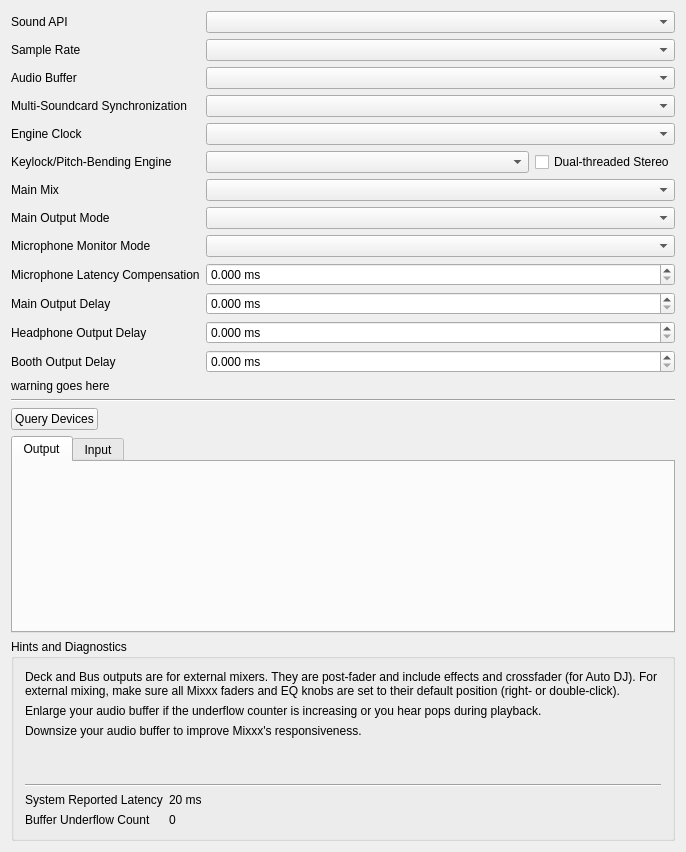
<?xml version="1.0" encoding="UTF-8"?>
<ui version="4.0">
 <class>DlgPrefSoundDlg</class>
 <widget class="QWidget" name="DlgPrefSoundDlg">
  <property name="geometry">
   <rect>
    <x>0</x>
    <y>0</y>
    <width>686</width>
    <height>852</height>
   </rect>
  </property>
  <property name="windowTitle">
   <string>Sound Hardware Preferences</string>
  </property>
  <layout class="QVBoxLayout" name="verticalLayout_2">
   <item>
    <layout class="QGridLayout" name="gridLayout" columnstretch="0,1">
     <item row="0" column="0">
      <widget class="QLabel" name="apiLabel">
       <property name="text">
        <string>Sound API</string>
       </property>
       <property name="openExternalLinks">
        <bool>true</bool>
       </property>
       <property name="buddy">
        <cstring>apiComboBox</cstring>
       </property>
      </widget>
     </item>
     <item row="0" column="1">
      <widget class="QComboBox" name="apiComboBox"/>
     </item>
     <item row="1" column="0">
      <widget class="QLabel" name="sampleRateLabel">
       <property name="text">
        <string>Sample Rate</string>
       </property>
       <property name="buddy">
        <cstring>sampleRateComboBox</cstring>
       </property>
      </widget>
     </item>
     <item row="1" column="1">
      <widget class="QComboBox" name="sampleRateComboBox"/>
     </item>
     <item row="2" column="0">
      <widget class="QLabel" name="audioBufferLabel">
       <property name="text">
        <string>Audio Buffer</string>
       </property>
       <property name="buddy">
        <cstring>audioBufferComboBox</cstring>
       </property>
      </widget>
     </item>
     <item row="2" column="1">
      <widget class="QComboBox" name="audioBufferComboBox"/>
     </item>
     <item row="3" column="0">
      <widget class="QLabel" name="deviceSyncLabel">
       <property name="text">
        <string>Multi-Soundcard Synchronization</string>
       </property>
       <property name="buddy">
        <cstring>deviceSyncComboBox</cstring>
       </property>
      </widget>
     </item>
     <item row="3" column="1">
      <widget class="QComboBox" name="deviceSyncComboBox"/>
     </item>
     <item row="4" column="0">
      <widget class="QLabel" name="engineClockLabel">
       <property name="text">
        <string>Engine Clock</string>
       </property>
       <property name="buddy">
        <cstring>engineClockComboBox</cstring>
       </property>
      </widget>
     </item>
     <item row="4" column="1">
      <widget class="QComboBox" name="engineClockComboBox">
       <property name="toolTip">
        <string>Use soundcard clock for live audience setups and lowest latency.&lt;br&gt;Use network clock for broadcasting without a live audience.</string>
       </property>
      </widget>
     </item>
     <item row="5" column="0">
      <widget class="QLabel" name="keylockLabel">
       <property name="text">
        <string>Keylock/Pitch-Bending Engine</string>
       </property>
       <property name="buddy">
        <cstring>keylockComboBox</cstring>
       </property>
      </widget>
     </item>
     <item row="6" column="0">
      <widget class="QLabel" name="masteMixLabel">
       <property name="text">
        <string>Main Mix</string>
       </property>
       <property name="buddy">
        <cstring>mainMixComboBox</cstring>
       </property>
      </widget>
     </item>
     <item row="6" column="1">
      <widget class="QComboBox" name="mainMixComboBox"/>
     </item>
     <item row="7" column="1">
      <widget class="QComboBox" name="mainOutputModeComboBox"/>
     </item>
     <item row="7" column="0">
      <widget class="QLabel" name="mainMonoLabel">
       <property name="text">
        <string>Main Output Mode</string>
       </property>
       <property name="buddy">
        <cstring>mainOutputModeComboBox</cstring>
       </property>
      </widget>
     </item>
     <item row="8" column="1">
      <widget class="QComboBox" name="micMonitorModeComboBox"/>
     </item>
     <item row="8" column="0">
      <widget class="QLabel" name="micMonitorModeLabel">
       <property name="text">
        <string>Microphone Monitor Mode</string>
       </property>
       <property name="openExternalLinks">
        <bool>true</bool>
       </property>
       <property name="buddy">
        <cstring>micMonitorModeComboBox</cstring>
       </property>
      </widget>
     </item>
     <item row="9" column="0">
      <widget class="QLabel" name="latencyCompensationLabel">
       <property name="text">
        <string>Microphone Latency Compensation</string>
       </property>
       <property name="openExternalLinks">
        <bool>true</bool>
       </property>
       <property name="buddy">
        <cstring>latencyCompensationSpinBox</cstring>
       </property>
      </widget>
     </item>
     <item row="9" column="1">
      <widget class="QDoubleSpinBox" name="latencyCompensationSpinBox">
       <property name="suffix">
        <string> ms</string>
       </property>
       <property name="decimals">
        <number>3</number>
       </property>
       <property name="maximum">
        <double>500.000000000000000</double>
       </property>
       <property name="singleStep">
        <double>0.100000000000000</double>
       </property>
      </widget>
     </item>
     <item row="11" column="0">
      <widget class="QLabel" name="mainDelayLabel">
       <property name="text">
        <string>Main Output Delay</string>
       </property>
       <property name="buddy">
        <cstring>mainDelaySpinBox</cstring>
       </property>
      </widget>
     </item>
     <item row="11" column="1">
      <widget class="QDoubleSpinBox" name="mainDelaySpinBox">
       <property name="suffix">
        <string extracomment="milliseconds"> ms</string>
       </property>
       <property name="decimals">
        <number>3</number>
       </property>
       <property name="maximum">
        <double>500.000000000000000</double>
       </property>
       <property name="singleStep">
        <double>0.100000000000000</double>
       </property>
      </widget>
     </item>
     <item row="12" column="0">
      <widget class="QLabel" name="headDelayLabel">
       <property name="text">
        <string>Headphone Output Delay</string>
       </property>
       <property name="buddy">
        <cstring>headDelaySpinBox</cstring>
       </property>
      </widget>
     </item>
     <item row="12" column="1">
      <widget class="QDoubleSpinBox" name="headDelaySpinBox">
       <property name="suffix">
        <string extracomment="milliseconds"> ms</string>
       </property>
       <property name="decimals">
        <number>3</number>
       </property>
       <property name="maximum">
        <double>500.000000000000000</double>
       </property>
       <property name="singleStep">
        <double>0.100000000000000</double>
       </property>
      </widget>
     </item>
     <item row="13" column="0">
      <widget class="QLabel" name="boothDelayLabel">
       <property name="text">
        <string>Booth Output Delay</string>
       </property>
       <property name="buddy">
        <cstring>boothDelaySpinBox</cstring>
       </property>
      </widget>
     </item>
     <item row="13" column="1">
      <widget class="QDoubleSpinBox" name="boothDelaySpinBox">
       <property name="suffix">
        <string extracomment="milliseconds"> ms</string>
       </property>
       <property name="decimals">
        <number>3</number>
       </property>
       <property name="maximum">
        <double>500.000000000000000</double>
       </property>
       <property name="singleStep">
        <double>0.100000000000000</double>
       </property>
      </widget>
     </item>
     <item row="14" column="0" colspan="2">
      <widget class="QLabel" name="latencyCompensationWarningLabel">
       <property name="text">
        <string notr="true">warning goes here</string>
       </property>
      </widget>
     </item>
     <item row="5" column="1">
      <layout class="QHBoxLayout" name="horizontalLayout">
       <item>
        <widget class="QComboBox" name="keylockComboBox"/>
       </item>
       <item>
        <widget class="QCheckBox" name="keylockDualthreadedCheckBox">
         <property name="sizePolicy">
          <sizepolicy hsizetype="Maximum" vsizetype="Fixed">
           <horstretch>0</horstretch>
           <verstretch>0</verstretch>
          </sizepolicy>
         </property>
         <property name="text">
          <string>Dual-threaded Stereo</string>
         </property>
         <property name="accessibleName">
          <string>Keylock Dual-threaded Stereo</string>
         </property>
        </widget>
       </item>
      </layout>
     </item>
    </layout>
   </item>
   <item>
    <widget class="Line" name="line_2">
     <property name="orientation">
      <enum>Qt::Horizontal</enum>
     </property>
    </widget>
   </item>
   <item>
    <layout class="QHBoxLayout" name="buttonsHLayout">
     <item>
      <widget class="QPushButton" name="queryButton">
       <property name="text">
        <string>Query Devices</string>
       </property>
      </widget>
     </item>
     <item>
      <spacer name="buttonsHSpacer">
       <property name="orientation">
        <enum>Qt::Horizontal</enum>
       </property>
       <property name="sizeHint" stdset="0">
        <size>
         <width>40</width>
         <height>20</height>
        </size>
       </property>
      </spacer>
     </item>
    </layout>
   </item>
   <item>
    <widget class="QTabWidget" name="ioTabs">
     <property name="sizePolicy">
      <sizepolicy hsizetype="MinimumExpanding" vsizetype="Expanding">
       <horstretch>0</horstretch>
       <verstretch>0</verstretch>
      </sizepolicy>
     </property>
     <property name="currentIndex">
      <number>0</number>
     </property>
     <widget class="QWidget" name="outputTab">
      <attribute name="title">
       <string>Output</string>
      </attribute>
      <property name="accessibleName">
       <string>Output</string>
      </property>
      <layout class="QVBoxLayout" name="outputVLayout">
       <item>
        <spacer name="outputVSpacer">
         <property name="orientation">
          <enum>Qt::Vertical</enum>
         </property>
         <property name="sizeType">
          <enum>QSizePolicy::MinimumExpanding</enum>
         </property>
         <property name="sizeHint" stdset="0">
          <size>
           <width>20</width>
           <height>1</height>
          </size>
         </property>
        </spacer>
       </item>
      </layout>
     </widget>
     <widget class="QWidget" name="inputTab">
      <attribute name="title">
       <string>Input</string>
      </attribute>
      <property name="accessibleName">
       <string>Input</string>
      </property>
      <layout class="QVBoxLayout" name="inputVLayout">
       <item>
        <spacer name="inputVSpacer">
         <property name="orientation">
          <enum>Qt::Vertical</enum>
         </property>
         <property name="sizeType">
          <enum>QSizePolicy::MinimumExpanding</enum>
         </property>
         <property name="sizeHint" stdset="0">
          <size>
           <width>20</width>
           <height>1</height>
          </size>
         </property>
        </spacer>
       </item>
      </layout>
     </widget>
    </widget>
   </item>
   <item>
    <widget class="QGroupBox" name="Hints">
     <property name="title">
      <string>Hints and Diagnostics</string>
     </property>
     <layout class="QGridLayout" name="gridLayout_6" columnstretch="0,1">
      <item row="0" column="0" colspan="2">
       <widget class="QLabel" name="deckBusHint">
        <property name="text">
         <string>Deck and Bus outputs are for external mixers. They are post-fader and include effects and crossfader (for Auto DJ). For external mixing, make sure all Mixxx faders and EQ knobs are set to their default position (right- or double-click). </string>
        </property>
        <property name="wordWrap">
         <bool>true</bool>
        </property>
        <property name="openExternalLinks">
         <bool>true</bool>
        </property>
       </widget>
      </item>
      <item row="1" column="0" colspan="2">
       <widget class="QLabel" name="underflowCounterHint">
        <property name="text">
         <string>Enlarge your audio buffer if the underflow counter is increasing or you hear pops during playback.</string>
        </property>
        <property name="wordWrap">
         <bool>true</bool>
        </property>
       </widget>
      </item>
      <item row="2" column="0" colspan="2">
       <widget class="QLabel" name="audioBufferHint">
        <property name="text">
         <string>Downsize your audio buffer to improve Mixxx's responsiveness.</string>
        </property>
        <property name="wordWrap">
         <bool>true</bool>
        </property>
       </widget>
      </item>
      <item row="3" column="0" colspan="2">
       <widget class="QLabel" name="realtimeHint">
        <property name="wordWrap">
         <bool>true</bool>
        </property>
        <property name="openExternalLinks">
         <bool>true</bool>
        </property>
       </widget>
      </item>
      <item row="4" column="0" colspan="2">
       <widget class="QLabel" name="hardwareGuide">
        <property name="wordWrap">
         <bool>true</bool>
        </property>
        <property name="openExternalLinks">
         <bool>true</bool>
        </property>
       </widget>
      </item>
      <item row="5" column="0" colspan="2">
       <widget class="Line" name="line">
        <property name="orientation">
         <enum>Qt::Horizontal</enum>
        </property>
       </widget>
      </item>
      <item row="6" column="0">
       <widget class="QLabel" name="latencyLabel">
        <property name="text">
         <string>System Reported Latency</string>
        </property>
        <property name="buddy">
         <cstring>audioBufferComboBox</cstring>
        </property>
       </widget>
      </item>
      <item row="6" column="1">
       <widget class="QLabel" name="currentLatency">
        <property name="text">
         <string>20 ms</string>
        </property>
       </widget>
      </item>
      <item row="7" column="0">
       <widget class="QLabel" name="underflowLabel">
        <property name="text">
         <string>Buffer Underflow Count</string>
        </property>
        <property name="buddy">
         <cstring>audioBufferComboBox</cstring>
        </property>
       </widget>
      </item>
      <item row="7" column="1">
       <widget class="QLabel" name="bufferUnderflowCount">
        <property name="text">
         <string>0</string>
        </property>
       </widget>
      </item>
     </layout>
    </widget>
   </item>
  </layout>
 </widget>
 <layoutdefault spacing="6" margin="11"/>
 <tabstops>
  <tabstop>apiComboBox</tabstop>
  <tabstop>sampleRateComboBox</tabstop>
  <tabstop>audioBufferComboBox</tabstop>
  <tabstop>deviceSyncComboBox</tabstop>
  <tabstop>engineClockComboBox</tabstop>
  <tabstop>mainMixComboBox</tabstop>
  <tabstop>mainOutputModeComboBox</tabstop>
  <tabstop>micMonitorModeComboBox</tabstop>
  <tabstop>latencyCompensationSpinBox</tabstop>
  <tabstop>mainDelaySpinBox</tabstop>
  <tabstop>headDelaySpinBox</tabstop>
  <tabstop>boothDelaySpinBox</tabstop>
  <tabstop>queryButton</tabstop>
  <tabstop>ioTabs</tabstop>
 </tabstops>
 <resources/>
 <connections/>
</ui>
